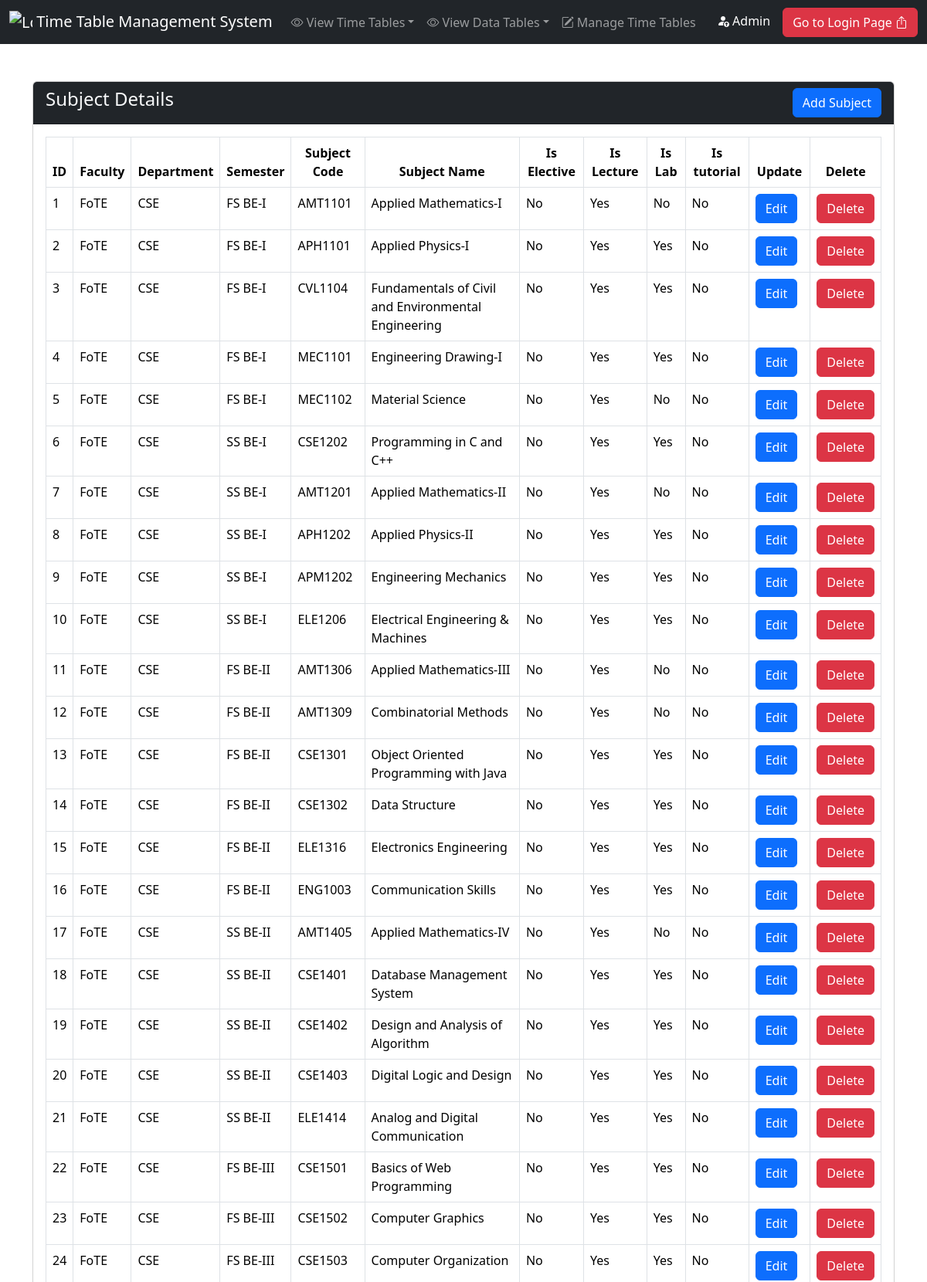
Screenshot of /subject/subject-details.php (upper part) with the database file from the repository.
### tables this page shows
CREATE TABLE `subject` (
  `Subject_Id` int(11) NOT NULL,
  `Subject_Code` varchar(50) NOT NULL,
  `Subject_Name` varchar(100) NOT NULL,
  `Is_Elective` tinyint(1) NOT NULL DEFAULT 0,
  `Elective_Code` varchar(50) DEFAULT NULL,
  `Elective_Name` varchar(100) DEFAULT NULL,
  `Is_Lecture` tinyint(1) NOT NULL DEFAULT 1,
  `Is_Lab` tinyint(1) NOT NULL DEFAULT 0,
  `Is_Tutorial` tinyint(1) NOT NULL DEFAULT 0,
  `Semester_Id` int(11) NOT NULL,
  `Class_Id` int(11) NOT NULL
);

CREATE TABLE `faculty` (
  `faculty_id` int(11) NOT NULL,
  `faculty_name` varchar(100) NOT NULL,
  `faculty_Code` varchar(50) NOT NULL
);

CREATE TABLE `department` (
  `Department_Id` int(11) NOT NULL,
  `Department_Code` varchar(50) NOT NULL,
  `Department_Name` varchar(100) NOT NULL,
  `Faculty_Id` int(11) NOT NULL
);

CREATE TABLE `semester` (
  `Semester_Id` int(11) NOT NULL,
  `Semester_Code` varchar(50) NOT NULL,
  `Semester_Name` varchar(100) NOT NULL,
  `Program_Id` int(11) NOT NULL
);

### subject/subject-details.php (the view, shortened to what this page needs)
<?php include("../includes/connect.php") ?>
<?php include("../includes/header.php") ?>
<div class="container">
    <div class="row">
        <div class="col-md-12 mt-5">
            <div class="card ">
                <div class="card-header d-flex justify-content-between bg-dark text-light">
                    <h4>Subject Details</h4>
                    <a href="subject-add.php" class="btn btn-primary">Add Subject</a>
                </div>
                <div class="card-body">
                    <table class="table table-bordered" id="myTable">
                        <thead>
                            <tr>
                                <th scope="col">ID</th>
                                <th scope="col" class="text-center">Faculty</th>
                                <th scope="col" class="text-center">Department</th>
                                <th scope="col" class="text-center">Semester</th>
                                <th scope="col" class="text-center">Subject Code</th>
                                <th scope="col" class="text-center">Subject Name</th>
                                <th scope="col" class="text-center">Is Elective</th>
                                <th scope="col" class="text-center">Is Lecture</th>
                                <th scope="col" class="text-center">Is Lab</th>
                                <th scope="col" class="text-center">Is tutorial</th>
                                <th scope="col" class="text-center">Update</th>
                                <th scope="col" class="text-center">Delete</th>
                            </tr>
                        </thead>
                        <tbody>
                            <?php
                            $sno = 1;
                            $sql = "SELECT
                                f.Faculty_Code,
                                dep.Department_Code,
                                s.Semester_Code,
                                sub.Subject_Id, sub.Subject_Code, sub.Subject_Name,
                                CASE
                                    WHEN sub.Is_Elective = 1 THEN 'Yes'
                                    ELSE 'No'
                                END AS Is_Elective,
                                CASE
                                    WHEN sub.Is_Lecture = 1 THEN 'Yes'
                                    ELSE 'No'
                                END AS Is_Lecture,
                                CASE
                                    WHEN sub.Is_Lab = 1 THEN 'Yes'
                                    ELSE 'No'
                                END AS Is_Lab,
                                CASE
                                    WHEN sub.Is_Tutorial = 1 THEN 'Yes'
                                    ELSE 'No'
                                END AS Is_Tutorial
                            FROM Subject sub
                            JOIN Semester s ON sub.Semester_Id = s.Semester_Id
                            JOIN Program p ON s.Program_Id = p.Program_Id
                            JOIN Department dep ON p.Department_Id = dep.Department_Id
                            JOIN Faculty f ON dep.Faculty_Id = f.Faculty_Id
                            WHERE
                                sub.Is_Elective LIKE '1' OR sub.Is_Elective LIKE '0'
                                OR sub.Is_Lecture LIKE '1' OR sub.Is_Lecture LIKE '0'
                                OR sub.Is_Lab LIKE '1' OR sub.Is_Lab LIKE '0'
                                OR sub.Is_Tutorial LIKE '1' OR sub.Is_Tutorial LIKE '0';
                                                                ";
                            $result = mysqli_query($conn, $sql);
                            $num = mysqli_num_rows($result);
                            if ($num > 0) {
                                while ($num > 0) {
                                    $row = mysqli_fetch_assoc($result)
                            ?>
                                    <tr>
                                        <td><?php echo $sno ?></td>
                                        <td><?php echo $row['Faculty_Code'] ?></td>
                                        <td><?php echo $row['Department_Code'] ?></td>
                                        <td><?php echo $row['Semester_Code'] ?></td>
                                        <td><?php echo $row['Subject_Code'] ?></td>
                                        <td><?php echo $row['Subject_Name'] ?></td>
                                        <td><?php echo $row['Is_Elective'] ?></td>
                                        <td><?php echo $row['Is_Lecture'] ?></td>
                                        <td><?php echo $row['Is_Lab'] ?></td>
                                        <td><?php echo $row['Is_Tutorial'] ?></td>
                                        <td class="text-center">
                                            <a href="subject-edit.php?subject_id=<?php echo $row['Subject_Id']?>" class="btn btn-primary edit me-2">Edit</a>
                                        </td>
                                        <td class="text-center">
                                            <a href="javascript:void(0);" class="subject-delete-btn btn btn-danger">Delete</a>
                                        </td>
                                    </tr>
                            <?php
                                    $num = $num - 1;
                                    $sno = $sno + 1;
                                }
                            } else {
                                echo '<tr><td colspan="4">No data found</td></tr>';
                            }
                            ?>
                        </tbody>
                    </table>
                </div>
            </div>
        </div>
    </div>
</div>
<?php include("../includes/footer.php") ?>

### rows the page displays
subject: faculty.faculty_Code "FoTE", department.Department_Code "CSE", Semester_Id.Semester_Code "FS BE-I", Subject_Code "AMT1101", Subject_Name "Applied Mathematics-I", Is_Elective "No", Is_Lecture "Yes", Is_Lab "No", Is_Tutorial "No"
subject: faculty.faculty_Code "FoTE", department.Department_Code "CSE", Semester_Id.Semester_Code "FS BE-I", Subject_Code "APH1101", Subject_Name "Applied Physics-I", Is_Elective "No", Is_Lecture "Yes", Is_Lab "Yes", Is_Tutorial "No"
subject: faculty.faculty_Code "FoTE", department.Department_Code "CSE", Semester_Id.Semester_Code "FS BE-I", Subject_Code "CVL1104", Subject_Name "Fundamentals of Civil and Environmental Engineering", Is_Elective "No", Is_Lecture "Yes", Is_Lab "Yes", Is_Tutorial "No"
subject: faculty.faculty_Code "FoTE", department.Department_Code "CSE", Semester_Id.Semester_Code "FS BE-I", Subject_Code "MEC1101", Subject_Name "Engineering Drawing-I", Is_Elective "No", Is_Lecture "Yes", Is_Lab "Yes", Is_Tutorial "No"
subject: faculty.faculty_Code "FoTE", department.Department_Code "CSE", Semester_Id.Semester_Code "FS BE-I", Subject_Code "MEC1102", Subject_Name "Material Science", Is_Elective "No", Is_Lecture "Yes", Is_Lab "No", Is_Tutorial "No"
subject: faculty.faculty_Code "FoTE", department.Department_Code "CSE", Semester_Id.Semester_Code "SS BE-I", Subject_Code "CSE1202", Subject_Name "Programming in C and C++", Is_Elective "No", Is_Lecture "Yes", Is_Lab "Yes", Is_Tutorial "No"
subject: faculty.faculty_Code "FoTE", department.Department_Code "CSE", Semester_Id.Semester_Code "SS BE-I", Subject_Code "AMT1201", Subject_Name "Applied Mathematics-II", Is_Elective "No", Is_Lecture "Yes", Is_Lab "No", Is_Tutorial "No"
subject: faculty.faculty_Code "FoTE", department.Department_Code "CSE", Semester_Id.Semester_Code "SS BE-I", Subject_Code "APH1202", Subject_Name "Applied Physics-II", Is_Elective "No", Is_Lecture "Yes", Is_Lab "Yes", Is_Tutorial "No"
subject: faculty.faculty_Code "FoTE", department.Department_Code "CSE", Semester_Id.Semester_Code "SS BE-I", Subject_Code "APM1202", Subject_Name "Engineering Mechanics", Is_Elective "No", Is_Lecture "Yes", Is_Lab "Yes", Is_Tutorial "No"
subject: faculty.faculty_Code "FoTE", department.Department_Code "CSE", Semester_Id.Semester_Code "SS BE-I", Subject_Code "ELE1206", Subject_Name "Electrical Engineering & Machines", Is_Elective "No", Is_Lecture "Yes", Is_Lab "Yes", Is_Tutorial "No"
subject: faculty.faculty_Code "FoTE", department.Department_Code "CSE", Semester_Id.Semester_Code "FS BE-II", Subject_Code "AMT1306", Subject_Name "Applied Mathematics-III", Is_Elective "No", Is_Lecture "Yes", Is_Lab "No", Is_Tutorial "No"
subject: faculty.faculty_Code "FoTE", department.Department_Code "CSE", Semester_Id.Semester_Code "FS BE-II", Subject_Code "AMT1309", Subject_Name "Combinatorial Methods", Is_Elective "No", Is_Lecture "Yes", Is_Lab "No", Is_Tutorial "No"
subject: faculty.faculty_Code "FoTE", department.Department_Code "CSE", Semester_Id.Semester_Code "FS BE-II", Subject_Code "CSE1301", Subject_Name "Object Oriented Programming with Java", Is_Elective "No", Is_Lecture "Yes", Is_Lab "Yes", Is_Tutorial "No"
subject: faculty.faculty_Code "FoTE", department.Department_Code "CSE", Semester_Id.Semester_Code "FS BE-II", Subject_Code "CSE1302", Subject_Name "Data Structure", Is_Elective "No", Is_Lecture "Yes", Is_Lab "Yes", Is_Tutorial "No"
subject: faculty.faculty_Code "FoTE", department.Department_Code "CSE", Semester_Id.Semester_Code "FS BE-II", Subject_Code "ELE1316", Subject_Name "Electronics Engineering", Is_Elective "No", Is_Lecture "Yes", Is_Lab "Yes", Is_Tutorial "No"
subject: faculty.faculty_Code "FoTE", department.Department_Code "CSE", Semester_Id.Semester_Code "FS BE-II", Subject_Code "ENG1003", Subject_Name "Communication Skills", Is_Elective "No", Is_Lecture "Yes", Is_Lab "Yes", Is_Tutorial "No"
subject: faculty.faculty_Code "FoTE", department.Department_Code "CSE", Semester_Id.Semester_Code "SS BE-II", Subject_Code "AMT1405", Subject_Name "Applied Mathematics-IV", Is_Elective "No", Is_Lecture "Yes", Is_Lab "No", Is_Tutorial "No"
subject: faculty.faculty_Code "FoTE", department.Department_Code "CSE", Semester_Id.Semester_Code "SS BE-II", Subject_Code "CSE1401", Subject_Name "Database Management System", Is_Elective "No", Is_Lecture "Yes", Is_Lab "Yes", Is_Tutorial "No"
subject: faculty.faculty_Code "FoTE", department.Department_Code "CSE", Semester_Id.Semester_Code "SS BE-II", Subject_Code "CSE1402", Subject_Name "Design and Analysis of Algorithm", Is_Elective "No", Is_Lecture "Yes", Is_Lab "Yes", Is_Tutorial "No"
subject: faculty.faculty_Code "FoTE", department.Department_Code "CSE", Semester_Id.Semester_Code "SS BE-II", Subject_Code "CSE1403", Subject_Name "Digital Logic and Design", Is_Elective "No", Is_Lecture "Yes", Is_Lab "Yes", Is_Tutorial "No"
subject: faculty.faculty_Code "FoTE", department.Department_Code "CSE", Semester_Id.Semester_Code "SS BE-II", Subject_Code "ELE1414", Subject_Name "Analog and Digital Communication", Is_Elective "No", Is_Lecture "Yes", Is_Lab "Yes", Is_Tutorial "No"
subject: faculty.faculty_Code "FoTE", department.Department_Code "CSE", Semester_Id.Semester_Code "FS BE-III", Subject_Code "CSE1501", Subject_Name "Basics of Web Programming", Is_Elective "No", Is_Lecture "Yes", Is_Lab "Yes", Is_Tutorial "No"
subject: faculty.faculty_Code "FoTE", department.Department_Code "CSE", Semester_Id.Semester_Code "FS BE-III", Subject_Code "CSE1502", Subject_Name "Computer Graphics", Is_Elective "No", Is_Lecture "Yes", Is_Lab "Yes", Is_Tutorial "No"
subject: faculty.faculty_Code "FoTE", department.Department_Code "CSE", Semester_Id.Semester_Code "FS BE-III", Subject_Code "CSE1503", Subject_Name "Computer Organization", Is_Elective "No", Is_Lecture "Yes", Is_Lab "Yes", Is_Tutorial "No"
